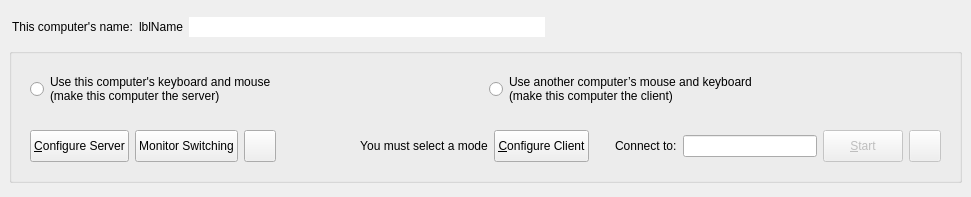
<?xml version="1.0" encoding="UTF-8"?>
<ui version="4.0">
 <class>MainWindow</class>
 <widget class="QMainWindow" name="MainWindow">
  <property name="geometry">
   <rect>
    <x>0</x>
    <y>0</y>
    <width>971</width>
    <height>197</height>
   </rect>
  </property>
  <widget class="QWidget" name="topLevelWidget">
   <property name="sizePolicy">
    <sizepolicy hsizetype="Preferred" vsizetype="Maximum">
     <horstretch>0</horstretch>
     <verstretch>0</verstretch>
    </sizepolicy>
   </property>
   <layout class="QVBoxLayout" name="_2">
    <property name="spacing">
     <number>3</number>
    </property>
    <item>
     <widget class="QWidget" name="widget" native="true">
      <property name="minimumSize">
       <size>
        <width>0</width>
        <height>28</height>
       </size>
      </property>
      <property name="maximumSize">
       <size>
        <width>16777215</width>
        <height>28</height>
       </size>
      </property>
      <layout class="QHBoxLayout" name="horizontalLayout_5">
       <property name="leftMargin">
        <number>3</number>
       </property>
       <property name="topMargin">
        <number>3</number>
       </property>
       <property name="rightMargin">
        <number>3</number>
       </property>
       <property name="bottomMargin">
        <number>3</number>
       </property>
       <item>
        <widget class="QLabel" name="labelComputerName">
         <property name="sizePolicy">
          <sizepolicy hsizetype="Maximum" vsizetype="Preferred">
           <horstretch>0</horstretch>
           <verstretch>0</verstretch>
          </sizepolicy>
         </property>
         <property name="text">
          <string>This computer's name:</string>
         </property>
        </widget>
       </item>
       <item>
        <widget class="QLabel" name="lblComputerName">
         <property name="sizePolicy">
          <sizepolicy hsizetype="Maximum" vsizetype="Preferred">
           <horstretch>0</horstretch>
           <verstretch>0</verstretch>
          </sizepolicy>
         </property>
         <property name="text">
          <string notr="true">lblName</string>
         </property>
        </widget>
       </item>
       <item>
        <widget class="QLineEdit" name="lineEditName">
         <property name="sizePolicy">
          <sizepolicy hsizetype="Expanding" vsizetype="Fixed">
           <horstretch>0</horstretch>
           <verstretch>0</verstretch>
          </sizepolicy>
         </property>
         <property name="toolTip">
          <string>&lt;html&gt;&lt;head/&gt;&lt;body&gt;&lt;p&gt;Name can't have have spaces or special characters&lt;/p&gt;&lt;p&gt;Use Enter to save the name change.&lt;/p&gt;&lt;/body&gt;&lt;/html&gt;</string>
         </property>
         <property name="maxLength">
          <number>255</number>
         </property>
         <property name="frame">
          <bool>false</bool>
         </property>
         <property name="clearButtonEnabled">
          <bool>false</bool>
         </property>
        </widget>
       </item>
       <item>
        <widget class="QPushButton" name="btnEditName">
         <property name="sizePolicy">
          <sizepolicy hsizetype="Fixed" vsizetype="Fixed">
           <horstretch>0</horstretch>
           <verstretch>0</verstretch>
          </sizepolicy>
         </property>
         <property name="toolTip">
          <string>Edit Computer Name</string>
         </property>
         <property name="icon">
          <iconset theme="document-edit"/>
         </property>
         <property name="iconSize">
          <size>
           <width>16</width>
           <height>16</height>
          </size>
         </property>
         <property name="flat">
          <bool>true</bool>
         </property>
        </widget>
       </item>
       <item>
        <spacer name="horizontalSpacer_2">
         <property name="orientation">
          <enum>Qt::Orientation::Horizontal</enum>
         </property>
         <property name="sizeHint" stdset="0">
          <size>
           <width>6</width>
           <height>20</height>
          </size>
         </property>
        </spacer>
       </item>
       <item>
        <widget class="QLabel" name="lblIpAddresses">
         <property name="sizePolicy">
          <sizepolicy hsizetype="Preferred" vsizetype="Fixed">
           <horstretch>0</horstretch>
           <verstretch>0</verstretch>
          </sizepolicy>
         </property>
        </widget>
       </item>
      </layout>
     </widget>
    </item>
    <item>
     <widget class="QGroupBox" name="groupBox">
      <property name="sizePolicy">
       <sizepolicy hsizetype="Preferred" vsizetype="Fixed">
        <horstretch>0</horstretch>
        <verstretch>0</verstretch>
       </sizepolicy>
      </property>
      <property name="title">
       <string/>
      </property>
      <layout class="QVBoxLayout" name="verticalLayout">
       <item>
        <widget class="QWidget" name="widgetModeSelection" native="true">
         <property name="sizePolicy">
          <sizepolicy hsizetype="Preferred" vsizetype="Maximum">
           <horstretch>0</horstretch>
           <verstretch>0</verstretch>
          </sizepolicy>
         </property>
         <layout class="QHBoxLayout" name="horizontalLayout">
          <item>
           <widget class="QRadioButton" name="rbModeServer">
            <property name="sizePolicy">
             <sizepolicy hsizetype="Minimum" vsizetype="Preferred">
              <horstretch>0</horstretch>
              <verstretch>0</verstretch>
             </sizepolicy>
            </property>
            <property name="text">
             <string>Use this computer's keyboard and mouse
(make this computer the server)</string>
            </property>
           </widget>
          </item>
          <item>
           <widget class="QRadioButton" name="rbModeClient">
            <property name="sizePolicy">
             <sizepolicy hsizetype="Minimum" vsizetype="Maximum">
              <horstretch>0</horstretch>
              <verstretch>0</verstretch>
             </sizepolicy>
            </property>
            <property name="text">
             <string>Use another computer’s mouse and keyboard
(make this computer the client)</string>
            </property>
           </widget>
          </item>
         </layout>
        </widget>
       </item>
       <item>
        <widget class="QWidget" name="widgetModeOptions" native="true">
         <property name="sizePolicy">
          <sizepolicy hsizetype="Preferred" vsizetype="Maximum">
           <horstretch>0</horstretch>
           <verstretch>0</verstretch>
          </sizepolicy>
         </property>
         <layout class="QHBoxLayout" name="horizontalLayout_2">
          <item>
           <widget class="QWidget" name="serverOptions" native="true">
            <property name="sizePolicy">
             <sizepolicy hsizetype="Preferred" vsizetype="Fixed">
              <horstretch>0</horstretch>
              <verstretch>0</verstretch>
             </sizepolicy>
            </property>
            <property name="minimumSize">
             <size>
              <width>0</width>
              <height>32</height>
             </size>
            </property>
            <property name="maximumSize">
             <size>
              <width>16777215</width>
              <height>32</height>
             </size>
            </property>
            <layout class="QHBoxLayout" name="horizontalLayout_4">
             <property name="leftMargin">
              <number>0</number>
             </property>
             <property name="topMargin">
              <number>0</number>
             </property>
             <property name="rightMargin">
              <number>0</number>
             </property>
             <property name="bottomMargin">
              <number>0</number>
             </property>
             <item>
              <widget class="QPushButton" name="btnConfigureServer">
               <property name="sizePolicy">
                <sizepolicy hsizetype="Maximum" vsizetype="Fixed">
                 <horstretch>0</horstretch>
                 <verstretch>0</verstretch>
                </sizepolicy>
               </property>
               <property name="minimumSize">
                <size>
                 <width>0</width>
                 <height>32</height>
                </size>
               </property>
               <property name="maximumSize">
                <size>
                 <width>16777215</width>
                 <height>32</height>
                </size>
               </property>
               <property name="text">
                <string>&amp;Configure Server</string>
               </property>
              </widget>
             </item>
             <item>
              <widget class="QPushButton" name="btnMonitorSwitching">
               <property name="sizePolicy">
                <sizepolicy hsizetype="Maximum" vsizetype="Fixed">
                 <horstretch>0</horstretch>
                 <verstretch>0</verstretch>
                </sizepolicy>
               </property>
               <property name="minimumSize">
                <size>
                 <width>0</width>
                 <height>32</height>
                </size>
               </property>
               <property name="text">
                <string>Monitor Switching</string>
               </property>
              </widget>
             </item>
             <item>
              <widget class="QPushButton" name="btnSaveServerConfig">
               <property name="sizePolicy">
                <sizepolicy hsizetype="Fixed" vsizetype="Fixed">
                 <horstretch>0</horstretch>
                 <verstretch>0</verstretch>
                </sizepolicy>
               </property>
               <property name="minimumSize">
                <size>
                 <width>32</width>
                 <height>32</height>
                </size>
               </property>
               <property name="maximumSize">
                <size>
                 <width>32</width>
                 <height>32</height>
                </size>
               </property>
               <property name="toolTip">
                <string>Export server configuration</string>
               </property>
               <property name="icon">
                <iconset theme="QIcon::ThemeIcon::DocumentSaveAs"/>
               </property>
              </widget>
             </item>
             <item>
              <spacer name="horizontalSpacer">
               <property name="orientation">
                <enum>Qt::Orientation::Horizontal</enum>
               </property>
               <property name="sizeHint" stdset="0">
                <size>
                 <width>40</width>
                 <height>5</height>
                </size>
               </property>
              </spacer>
             </item>
            </layout>
           </widget>
          </item>
          <item>
           <widget class="QLabel" name="lblNoMode">
            <property name="text">
             <string>You must select a mode</string>
            </property>
            <property name="alignment">
             <set>Qt::AlignmentFlag::AlignCenter</set>
            </property>
           </widget>
          </item>
          <item>
           <widget class="QWidget" name="clientOptions" native="true">
            <property name="sizePolicy">
             <sizepolicy hsizetype="Preferred" vsizetype="Maximum">
              <horstretch>0</horstretch>
              <verstretch>0</verstretch>
             </sizepolicy>
            </property>
            <layout class="QHBoxLayout" name="horizontalLayout_3">
             <property name="leftMargin">
              <number>0</number>
             </property>
             <property name="topMargin">
              <number>0</number>
             </property>
             <property name="rightMargin">
              <number>0</number>
             </property>
             <property name="bottomMargin">
              <number>0</number>
             </property>
             <item>
              <widget class="QPushButton" name="btnConfigureClient">
               <property name="sizePolicy">
                <sizepolicy hsizetype="Maximum" vsizetype="Fixed">
                 <horstretch>0</horstretch>
                 <verstretch>0</verstretch>
                </sizepolicy>
               </property>
               <property name="minimumSize">
                <size>
                 <width>0</width>
                 <height>32</height>
                </size>
               </property>
               <property name="maximumSize">
                <size>
                 <width>16777215</width>
                 <height>32</height>
                </size>
               </property>
               <property name="text">
                <string>&amp;Configure Client</string>
               </property>
              </widget>
             </item>
             <item>
              <spacer name="horizontalSpacer_3">
               <property name="orientation">
                <enum>Qt::Orientation::Horizontal</enum>
               </property>
               <property name="sizeType">
                <enum>QSizePolicy::Policy::Fixed</enum>
               </property>
               <property name="sizeHint" stdset="0">
                <size>
                 <width>20</width>
                 <height>5</height>
                </size>
               </property>
              </spacer>
             </item>
             <item>
              <widget class="QLabel" name="m_pLabelServerName">
               <property name="sizePolicy">
                <sizepolicy hsizetype="Preferred" vsizetype="Maximum">
                 <horstretch>0</horstretch>
                 <verstretch>0</verstretch>
                </sizepolicy>
               </property>
               <property name="text">
                <string>Connect to:</string>
               </property>
               <property name="indent">
                <number>0</number>
               </property>
              </widget>
             </item>
             <item>
              <widget class="QLineEdit" name="lineHostname">
               <property name="minimumSize">
                <size>
                 <width>0</width>
                 <height>0</height>
                </size>
               </property>
               <property name="toolTip">
                <string>&lt;html&gt;Hostname or IP address of the server computer.&lt;br/&gt;May contain a comma seperated list.&lt;/html&gt;</string>
               </property>
              </widget>
             </item>
            </layout>
           </widget>
          </item>
          <item>
           <widget class="QWidget" name="horizontalWidget" native="true">
            <property name="sizePolicy">
             <sizepolicy hsizetype="Preferred" vsizetype="Fixed">
              <horstretch>0</horstretch>
              <verstretch>0</verstretch>
             </sizepolicy>
            </property>
            <property name="minimumSize">
             <size>
              <width>0</width>
              <height>32</height>
             </size>
            </property>
            <property name="maximumSize">
             <size>
              <width>16777215</width>
              <height>32</height>
             </size>
            </property>
            <layout class="QHBoxLayout" name="horizontalLayout_6">
             <property name="leftMargin">
              <number>0</number>
             </property>
             <property name="topMargin">
              <number>0</number>
             </property>
             <property name="rightMargin">
              <number>0</number>
             </property>
             <property name="bottomMargin">
              <number>0</number>
             </property>
             <item>
              <widget class="QPushButton" name="btnToggleCore">
               <property name="enabled">
                <bool>false</bool>
               </property>
               <property name="sizePolicy">
                <sizepolicy hsizetype="Maximum" vsizetype="Fixed">
                 <horstretch>0</horstretch>
                 <verstretch>0</verstretch>
                </sizepolicy>
               </property>
               <property name="minimumSize">
                <size>
                 <width>0</width>
                 <height>32</height>
                </size>
               </property>
               <property name="maximumSize">
                <size>
                 <width>16777215</width>
                 <height>32</height>
                </size>
               </property>
               <property name="text">
                <string>&amp;Start</string>
               </property>
              </widget>
             </item>
             <item>
              <widget class="QPushButton" name="btnRestartCore">
               <property name="enabled">
                <bool>false</bool>
               </property>
               <property name="sizePolicy">
                <sizepolicy hsizetype="Fixed" vsizetype="Fixed">
                 <horstretch>0</horstretch>
                 <verstretch>0</verstretch>
                </sizepolicy>
               </property>
               <property name="minimumSize">
                <size>
                 <width>32</width>
                 <height>32</height>
                </size>
               </property>
               <property name="maximumSize">
                <size>
                 <width>32</width>
                 <height>32</height>
                </size>
               </property>
               <property name="toolTip">
                <string>Restart</string>
               </property>
               <property name="icon">
                <iconset theme="view-refresh"/>
               </property>
              </widget>
             </item>
            </layout>
           </widget>
          </item>
         </layout>
        </widget>
       </item>
      </layout>
     </widget>
    </item>
   </layout>
  </widget>
 </widget>
 <resources/>
 <connections/>
</ui>
